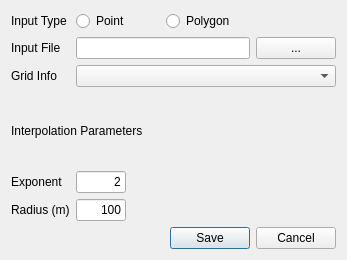
<?xml version="1.0" encoding="UTF-8"?>
<ui version="4.0">
 <class>GridInformationDialog</class>
 <widget class="QDialog" name="GridInformationDialog">
  <property name="geometry">
   <rect>
    <x>0</x>
    <y>0</y>
    <width>347</width>
    <height>260</height>
   </rect>
  </property>
  <property name="minimumSize">
   <size>
    <width>347</width>
    <height>260</height>
   </size>
  </property>
  <property name="maximumSize">
   <size>
    <width>347</width>
    <height>260</height>
   </size>
  </property>
  <property name="windowTitle">
   <string>Grid Information</string>
  </property>
  <layout class="QGridLayout" name="gridLayout">
   <item row="7" column="0" colspan="3">
    <widget class="QDialogButtonBox" name="bottomButtons">
     <property name="standardButtons">
      <set>QDialogButtonBox::Cancel|QDialogButtonBox::Save</set>
     </property>
    </widget>
   </item>
   <item row="5" column="0">
    <widget class="QLabel" name="lblExponent">
     <property name="text">
      <string>Exponent</string>
     </property>
    </widget>
   </item>
   <item row="1" column="1">
    <widget class="QLineEdit" name="edtInputFile">
     <property name="text">
      <string/>
     </property>
    </widget>
   </item>
   <item row="1" column="2">
    <widget class="QPushButton" name="btnBrowseInputFile">
     <property name="text">
      <string>...</string>
     </property>
    </widget>
   </item>
   <item row="2" column="0">
    <widget class="QLabel" name="label_4">
     <property name="text">
      <string>Grid Info</string>
     </property>
    </widget>
   </item>
   <item row="6" column="0">
    <widget class="QLabel" name="label_5">
     <property name="text">
      <string>Radius (m)</string>
     </property>
    </widget>
   </item>
   <item row="3" column="0">
    <spacer name="verticalSpacer">
     <property name="orientation">
      <enum>Qt::Vertical</enum>
     </property>
     <property name="sizeType">
      <enum>QSizePolicy::Fixed</enum>
     </property>
     <property name="sizeHint" stdset="0">
      <size>
       <width>20</width>
       <height>4</height>
      </size>
     </property>
    </spacer>
   </item>
   <item row="0" column="0">
    <widget class="QLabel" name="label_6">
     <property name="text">
      <string>Input Type</string>
     </property>
    </widget>
   </item>
   <item row="1" column="0">
    <widget class="QLabel" name="label_3">
     <property name="text">
      <string>Input File</string>
     </property>
    </widget>
   </item>
   <item row="5" column="1">
    <widget class="QLineEdit" name="edtExponent">
     <property name="maximumSize">
      <size>
       <width>50</width>
       <height>16777215</height>
      </size>
     </property>
     <property name="text">
      <string>2</string>
     </property>
     <property name="alignment">
      <set>Qt::AlignRight|Qt::AlignTrailing|Qt::AlignVCenter</set>
     </property>
    </widget>
   </item>
   <item row="6" column="1">
    <widget class="QLineEdit" name="edtRadius">
     <property name="maximumSize">
      <size>
       <width>50</width>
       <height>16777215</height>
      </size>
     </property>
     <property name="text">
      <string>100</string>
     </property>
     <property name="alignment">
      <set>Qt::AlignRight|Qt::AlignTrailing|Qt::AlignVCenter</set>
     </property>
    </widget>
   </item>
   <item row="0" column="1">
    <layout class="QHBoxLayout" name="horizontalLayout_2">
     <item>
      <widget class="QRadioButton" name="rdoPoint">
       <property name="text">
        <string>Point</string>
       </property>
      </widget>
     </item>
     <item>
      <widget class="QRadioButton" name="rdoPolygon">
       <property name="text">
        <string>Polygon</string>
       </property>
      </widget>
     </item>
    </layout>
   </item>
   <item row="4" column="0" colspan="2">
    <widget class="QLabel" name="lblInterpolation">
     <property name="text">
      <string>Interpolation Parameters</string>
     </property>
    </widget>
   </item>
   <item row="2" column="1" colspan="2">
    <widget class="QComboBox" name="cbxGridInformation">
     <property name="currentText">
      <string/>
     </property>
     <property name="currentIndex">
      <number>-1</number>
     </property>
     <item>
      <property name="text">
       <string>Bathymetry</string>
      </property>
     </item>
     <item>
      <property name="text">
       <string>Wind Reduction Coefficient</string>
      </property>
     </item>
     <item>
      <property name="text">
       <string>Chezy Coefficient</string>
      </property>
     </item>
     <item>
      <property name="text">
       <string>Wetland Area</string>
      </property>
     </item>
    </widget>
   </item>
  </layout>
 </widget>
 <tabstops>
  <tabstop>rdoPoint</tabstop>
  <tabstop>rdoPolygon</tabstop>
  <tabstop>edtInputFile</tabstop>
  <tabstop>btnBrowseInputFile</tabstop>
  <tabstop>cbxGridInformation</tabstop>
  <tabstop>edtExponent</tabstop>
  <tabstop>edtRadius</tabstop>
 </tabstops>
 <resources/>
 <connections/>
</ui>
